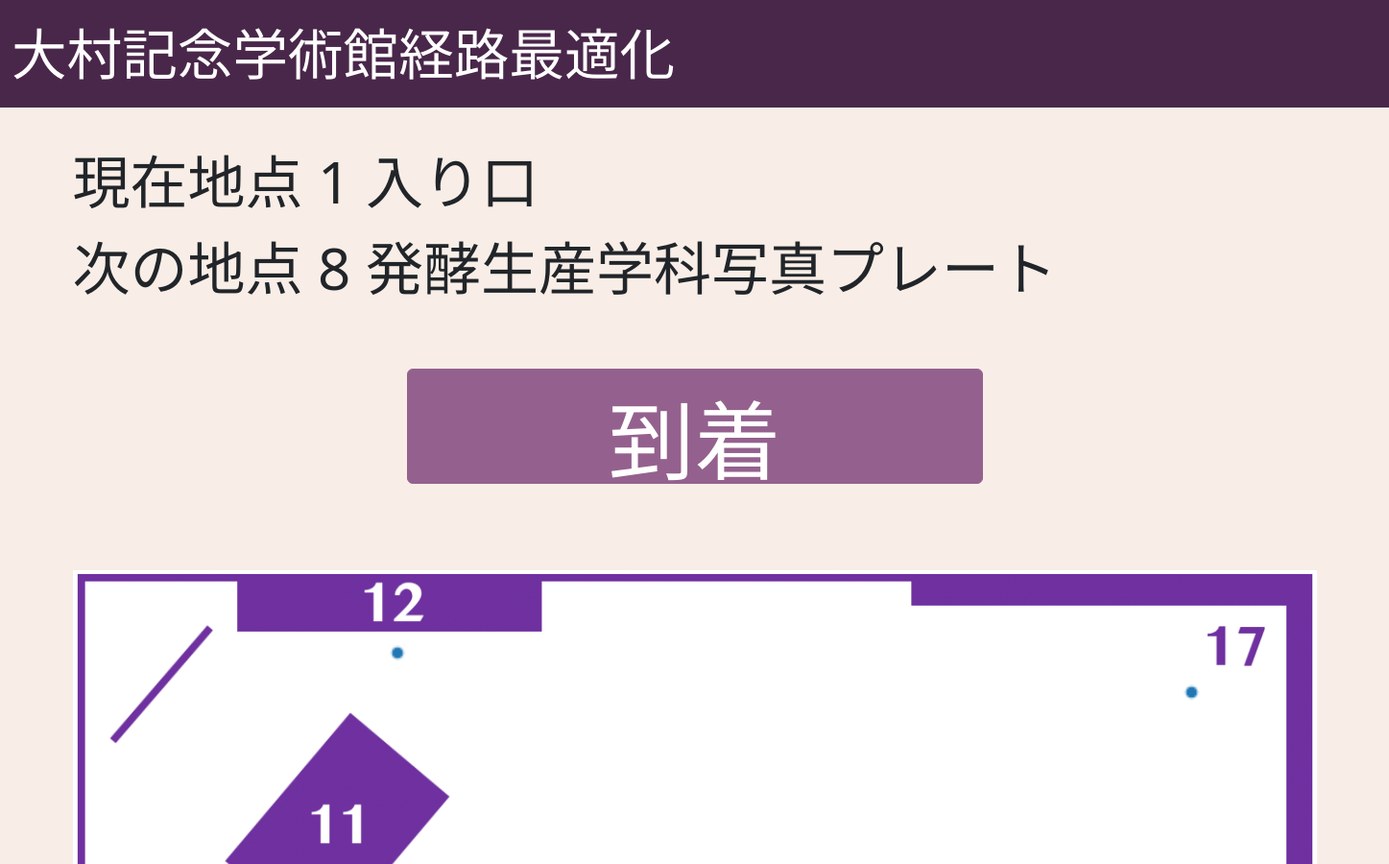
Page /QAmuseum/MuseumPath/4 (upper part) on the earlier database version.
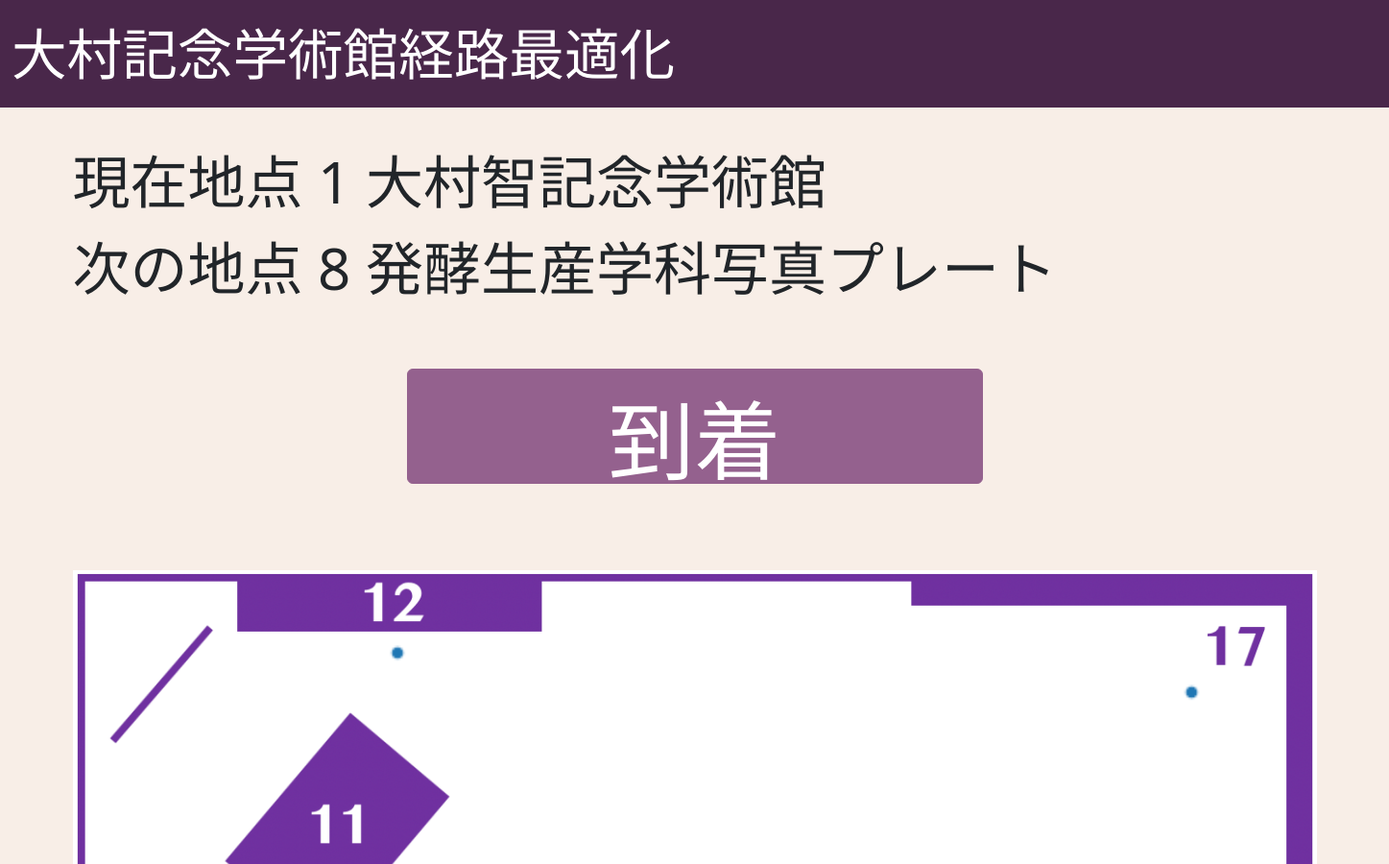
Same page on the later database version.
### QAmuseum/models.py (models this page shows, shortened)
class OmuraMuseum(models.Model):
    id=models.IntegerField(primary_key=True)
    name=models.CharField(max_length=100)
    satisfaction=models.FloatField()
    x=models.IntegerField()
    y=models.IntegerField()
    stay_time = models.FloatField()
    wait_time = models.IntegerField(default=0)
    exp = models.TextField()
    image=models.ImageField(upload_to='media/',blank=True)
    en_name=models.CharField(max_length=100,default="title")
    en_exp = models.TextField(default="text")

### QAmuseum/views.py (the view, shortened to what this page needs)
# urls.py: path("MuseumPath/<int:pk>",views.MuseumPath,name="MuseumPath"),
def MuseumPath(request,pk):
    userpath = UserPath.objects.filter(pk=pk)
    for userpath in userpath:
        if userpath.now_spot==0:
            start_time=time.time()
            userpath.start_time=start_time
            userpath.save()
        object = {
            "path":userpath.path,
            "nowspot":userpath.now_spot+1,
            "nextspot":userpath.next_spot+1,
            "pk":userpath.pk
            }
    nowsp=userpath.now_spot+1
    nextsp=userpath.next_spot+1
    now_spot=OmuraMuseum.objects.get(id=nowsp)
    next_spot=OmuraMuseum.objects.get(id=nextsp)
    spot={"nowspot_name":now_spot.name,
          "nextspot_name":next_spot.name}
    object.update(spot)
    pt=userpath.path.split(',')
    graph = Plot_graph(userpath.now_spot,userpath.next_spot,pt)
    object['graph']=graph
    return render(request, "QAmuseum/MuseumPath.html",object)

### QAmuseum/views.py (called while the page is built, shortened)
def Output_graph():
    buffer = BytesIO()
    plt.savefig(buffer,format="png",transparent=True)
    buffer.seek(0)
    img = buffer.getvalue()
    graph = base64.b64encode(img)
    graph = graph.decode("utf-8")
    buffer.close()
    return graph

def Waypoint(now_spot,next_spot):
    waypoint =[]
    waypoint.append(now_spot)
    if now_spot <=4:
        if next_spot==6:
            waypoint.append(20)
        if next_spot==16 or next_spot==17:
            waypoint.append(27)
    waypoint.append(next_spot)
    return waypoint

### QAmuseum/templates/QAmuseum/MuseumPath.html (shortened to what this page needs)
{% load static %}
{% load django_bootstrap5 %}
{% load widget_tweaks %}
<!DOCTYPE html>
<html>
    <head>
        {% bootstrap_css %}
        <link rel="stylesheet" type="text/css" href="{% static 'css/bootstrap.min.css' %}">
        <link rel="stylesheet"  href="{% static 'QAmuseum/style.css' %}">
    </head>
    <body>
        <header>
            <nav class="navbar navbar-expand-md navbar-dark fixed-top bg-indigo">
                <div class="container-fluid">
                    <a class="navbar-brand" href="#">大村記念学術館経路最適化</a>
                </div>
            </nav>
        </header><br><br>
        <div class="container">
        <main>
        <div style="position:relative;z-index: 990;">
        現在地点 {{nowspot}} {{nowspot_name}}<br>
        次の地点 {{nextspot}} {{nextspot_name}}
        <div class="text-center">
            <div class="mx-auto btn-group">
            <form action="{% url 'Arrive' pk%}",method='GET'>
            <button type="submit" name="arrive" class="btn btn-success btn-block"><p class='bg'>到着</p></button></div>
        </form></div>
        </div><br>
        <div class="image-container">
            <img>
        </div>
        </main>
        </div>
    </body>
</html>

Differences in the rows shown:
changed OmuraMuseum: name "入り口" → "大村智記念学術館"
